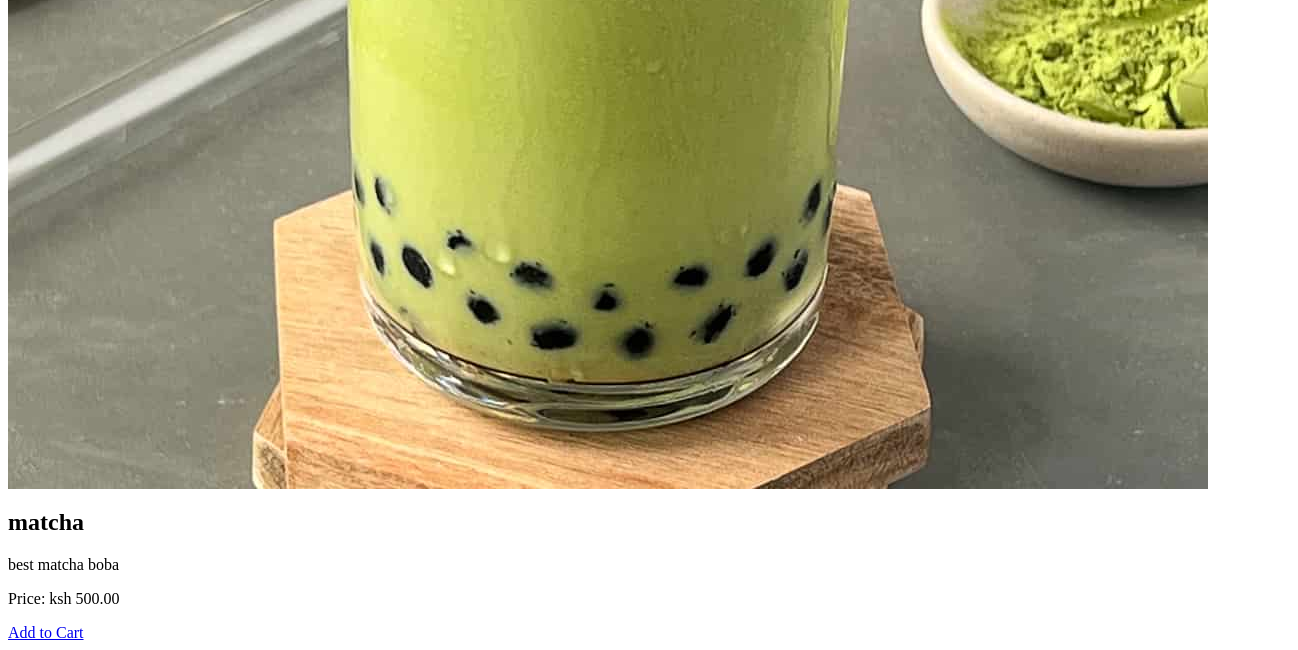
/products/ (lower part), run on an earlier commit of the app's database.
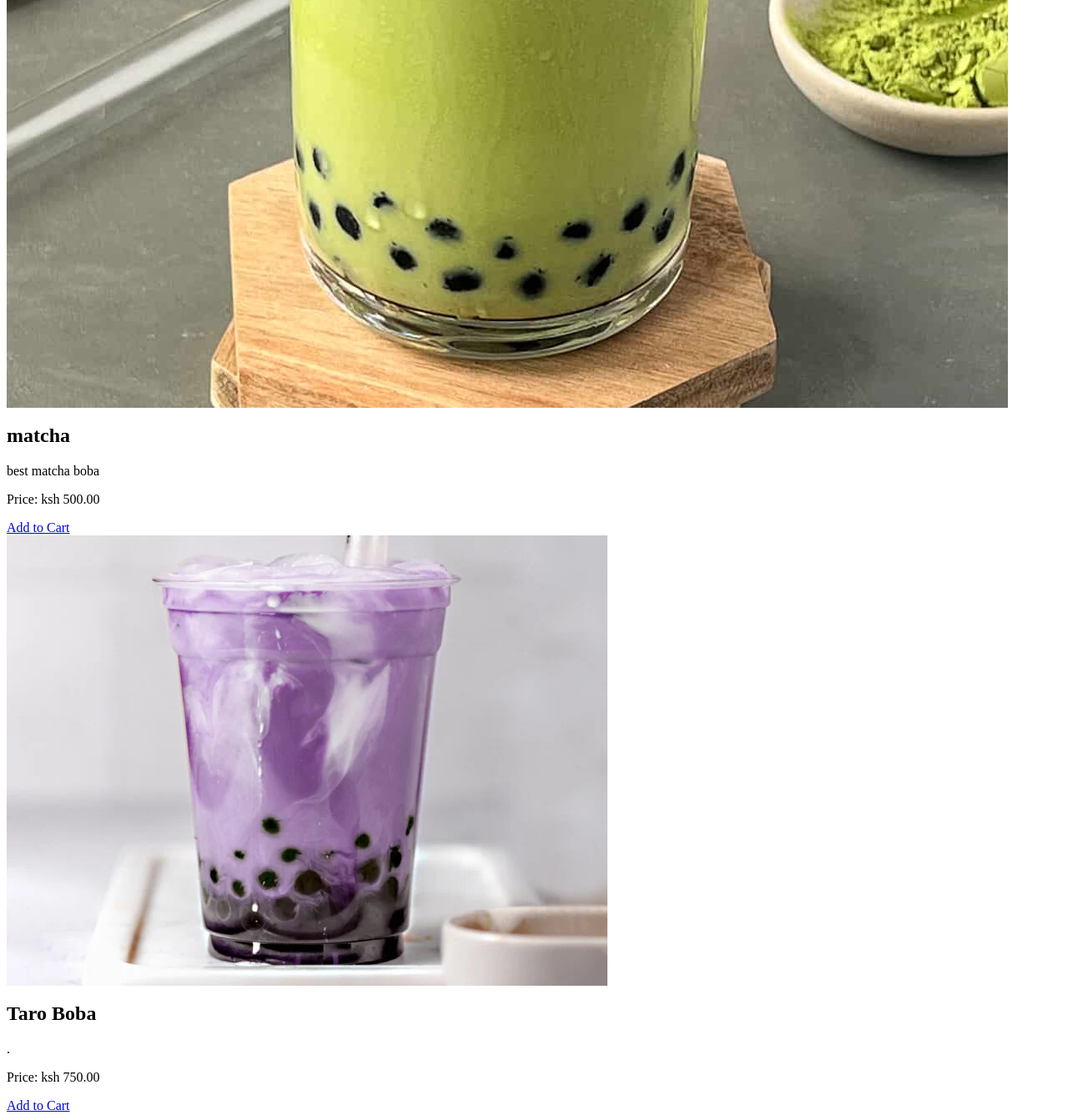
And on a later commit of the database.
### base/models.py (models this page shows, shortened)
class Product(models.Model):
    name = models.CharField(max_length=200)
    description = models.TextField()
    price = models.DecimalField(max_digits=10, decimal_places=2)
    image = models.ImageField(upload_to='products/', null=True, blank=True)

### base/views.py (the view)
# urls.py: path('products/', views.products, name='products'),  # Products page URL
def products(request):
    products = Product.objects.all()
    context = {
        'products': products
    }
    return render(request, 'base/products.html', context)

### base/context_processors.py (called while the page is built)
def cart_item_count(request):
    if request.user.is_authenticated:
        try:
            cart = Cart.objects.get(user=request.user)
            return {'cart_item_count': cart.items.count()}
        except Cart.DoesNotExist:
            return {'cart_item_count': 0}
    else:
        return {'cart_item_count': 0}

### base/templates/base/Products.html
{% block content %}
<div class="container mt-9 relative left-[6%]" id="products ">
    <div class="grid grid-cols-1 md:grid-cols-4 gap-8 max-w-screen-xl mx-auto">
        {% for product in products %}
        <div class="bg-white shadow-lg rounded-2xl p-4 transform hover:scale-105 transition-transform duration-200 w-[300px] h-[400px] flex flex-col justify-between">
            <img class="w-full h-48 object-cover rounded-t-lg" src="{{ product.image.url }}" alt="{{ product.name }}">
            <div class="mt-1 flex-grow">
                <h2 class="text-base font-semibold">{{ product.name }}</h2>
                <p class="text-sm text-gray-600 mt-1">{{ product.description }}</p>
                <p class="text-orange-500 font-bold mt-1 text-base">Price: ksh {{ product.price }}</p>
            </div>
            <a href="{% url 'add_to_cart' product.id %}" class="bg-orange-300 text-center w-[130px] relative left-[20%] text-white px-4 py-2 rounded">Add to Cart</a>
        </div>
        {% empty %}
        <p class="text-center">No products available</p>
        {% endfor %}
    </div>
</div>
{% endblock %}

What changed in the data, as far as the page shows it:
added Product: image (picture), name "Taro Boba", description ".", price "750.00"
